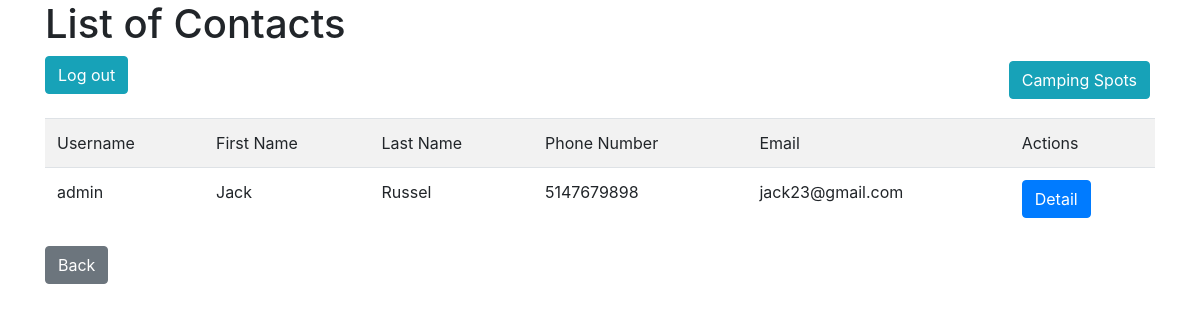
/contact/index, run on the app's committed database.
### tables this page shows
CREATE TABLE `contact` (
  `contact_id` int(11) NOT NULL,
  `user_id` int(11) NOT NULL,
  `address_id` int(11) NOT NULL,
  `first_name` varchar(50) NOT NULL,
  `last_name` varchar(50) NOT NULL,
  `phone_number` varchar(50) NOT NULL,
  `email` varchar(200) NOT NULL
);

CREATE TABLE `user` (
  `user_id` int(11) NOT NULL,
  `username` varchar(50) NOT NULL,
  `password_hash` varchar(72) NOT NULL,
  `role` enum('user','employee') NOT NULL DEFAULT 'user'
);

### app/controllers/ContactController.php (called while the page is built, shortened)
<?php
	class ContactController extends Controller{
		public function index(){
			$contacts = $this->model('Contact')->get();
			$this->view('contact/index', ['contacts'=>$contacts]);
		}
	}
?>

### app/core/App.php (called while the page is built, shortened)
<?php
class App{
	var $method = 'index';
	public function __construct(){
		$url = $this->parseURL();
		if(isset($url[0]) && file_exists('app/controllers/'. $url[0]. 'Controller.php')) {
			unset($url[0]);
		}
		$this->controller = new $this->controller();
		if(isset($url[1]) && method_exists($this->controller, $url[1])){
			$this->method = $url[1];
			unset($url[1]);
		}
		$this->params = $url ? array_values($url) : [];
		call_user_func_array([$this->controller, $this->method], $this->params);
	}
	private function parseURL(){
		if(isset($_GET['url'])) {
			return explode('/', filter_var(rtrim($_GET['url'],'/'), FILTER_SANITIZE_URL));
		}
	}
}
?>

### index.php (called while the page is built, shortened)
<?php
	new App();
?>

### app/models/Contact.php (called while the page is built, shortened)
<?php
	class Contact extends model{
		public function get(){
			$SQL = 'SELECT * FROM Contact JOIN user ON Contact.user_id = user.user_id';
			$stmt = self::$_connection->prepare($SQL);
			$stmt->execute();
			$stmt->setFetchMode(PDO::FETCH_CLASS, 'Contact');
			return $stmt->fetchAll();
		}
	}
?>

### app/core/Model.php (called while the page is built, shortened)
<?php
	class Model{
		public function __construct(){
			$host = 'localhost';
			$dbname = 'camping';
			$user = 'camping_user';
			$password = 'tjAOLl7NQlvOtES9';
		}
	}
?>

### app/views/contact/index.php (the view, shortened to what this page needs)
<!DOCTYPE html>
<!doctype html>
<html lang="en">
  <head>
    <link rel="stylesheet" href="https://stackpath.bootstrapcdn.com/bootstrap/4.4.1/css/bootstrap.min.css">
  </head>
  <body>
    <div class='container'>
    <h1>List of Contacts</h1>
      <a href="/Camping/login/logout" class="btn btn-info">Log out</a>
      <a href="/Camping/home/index" class="btn btn-info" style="float: right; margin: 5px;">Camping Spots</a>
      <table class="table table-striped">
        <tr><td>Username</td><td>First Name</td><td>Last Name</td><td>Phone Number</td><td>Email</td><td>Actions</td></tr>
         <?php
          foreach($data['contacts'] as $item){
            echo "<tr><td>$item->username</td><td>$item->first_name</td><td>$item->last_name</td><td>$item->phone_number</td><td>$item->email</td><td>
            <a href = '/Camping/contact/contact_info/$item->user_id' class='btn btn-primary'>Detail</a>
            </td></tr>";
          }
        ?>
  </table>
    <a href="/Camping/profile/index" class="btn btn-secondary">Back</a>
    </div>
  </body>
</html>

### data on the page
contact: user.username "admin", first_name "Jack", last_name "Russel", phone_number "5147679898", email "jack23@gmail.com"
